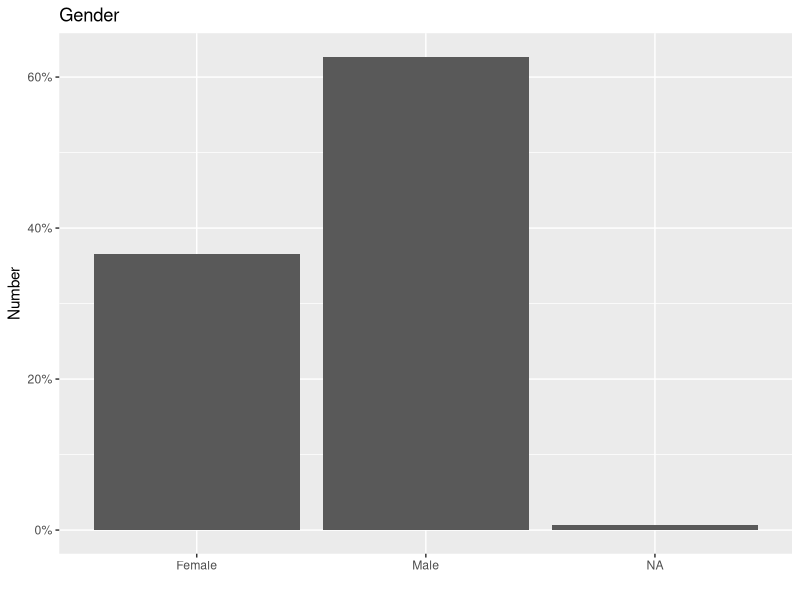
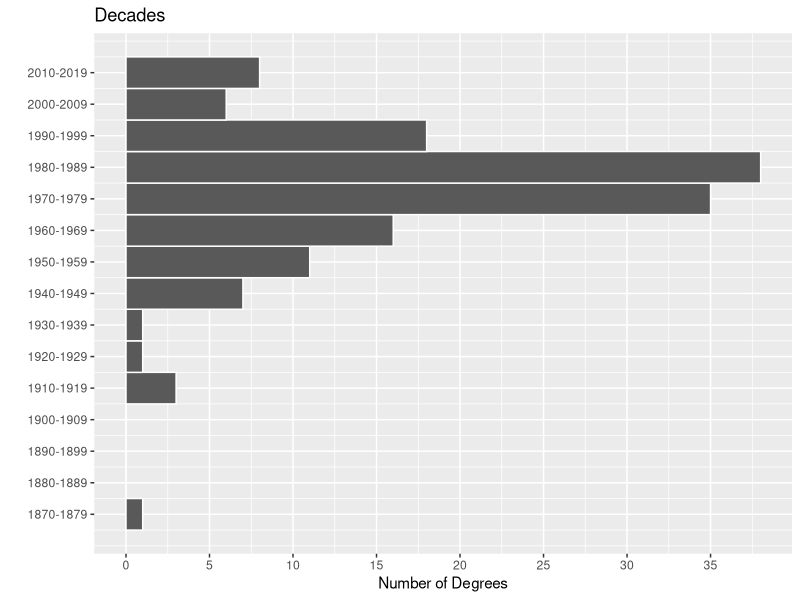
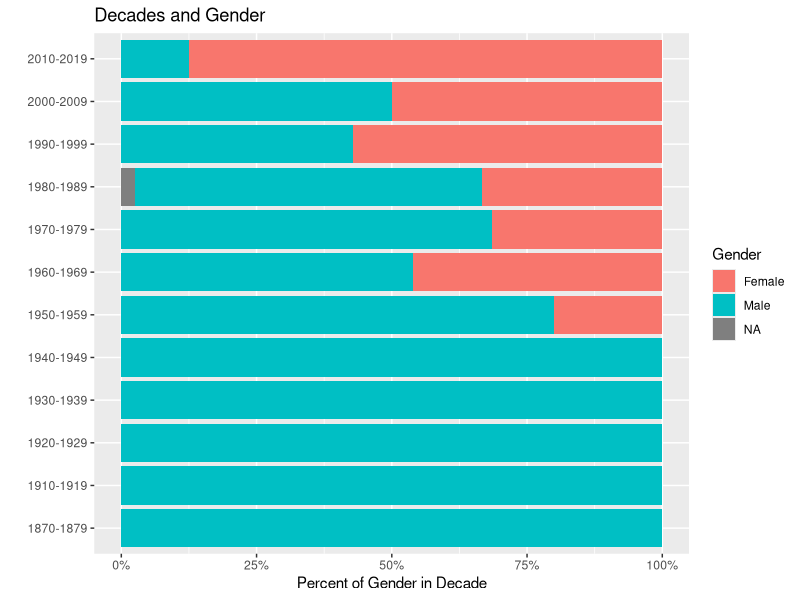
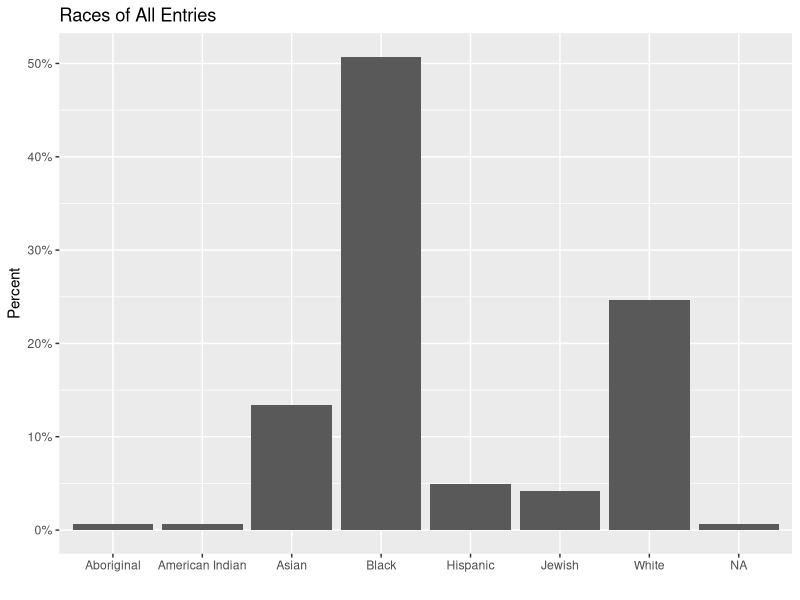
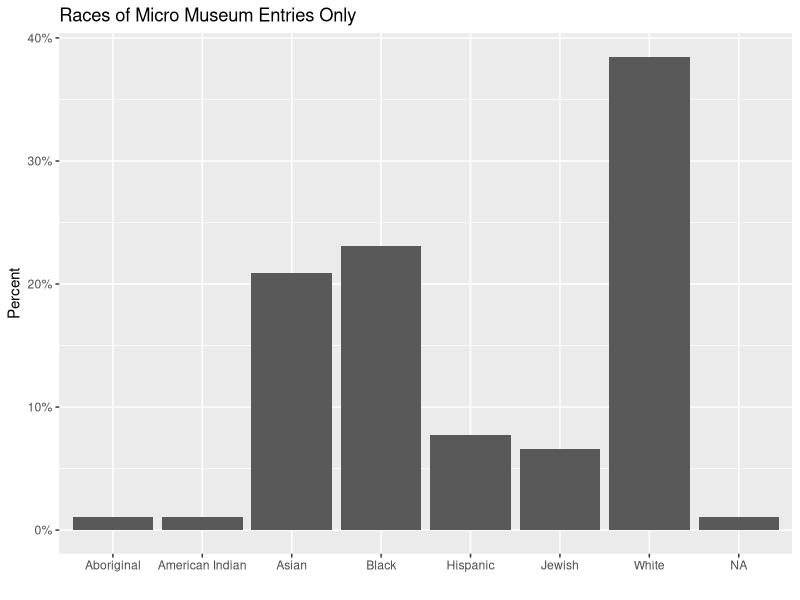
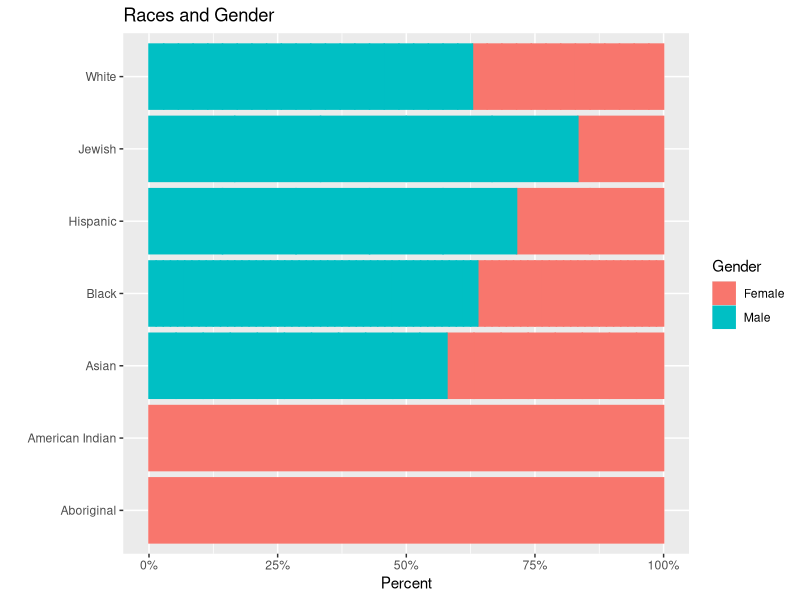
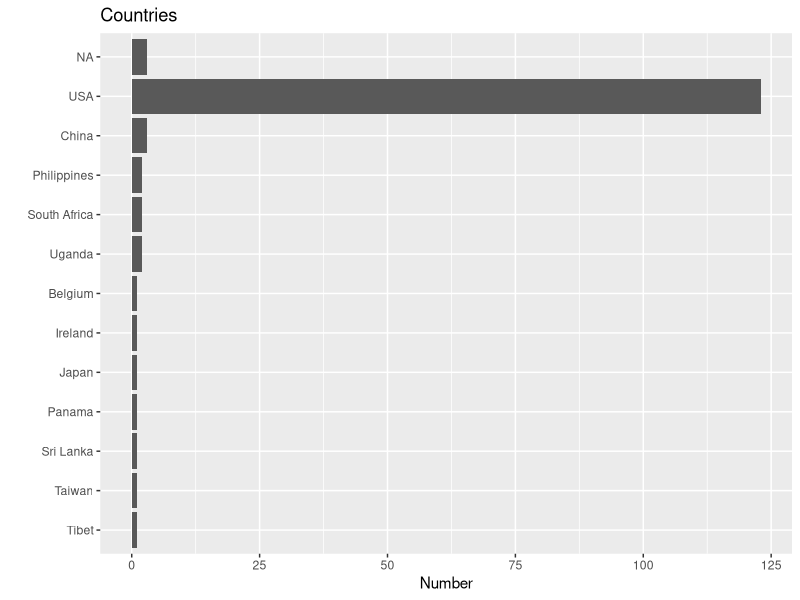
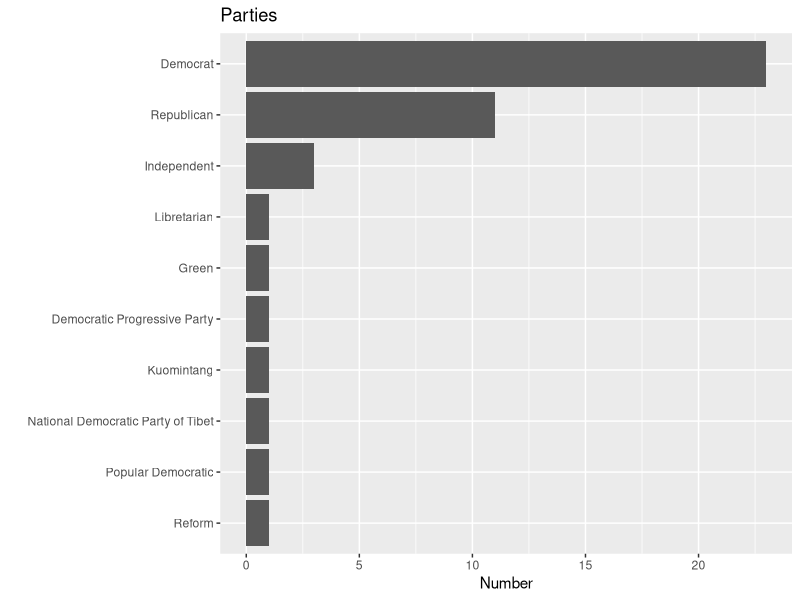

Generate these figures, in order, with R:
## ---- chunk 1
knitr::opts_chunk$set(echo = FALSE)
library(tidyverse)
## ---- chunk 2
x <- read_csv("phase1_airtable.csv", col_types = cols()) %>% 
  rename(name = `Name (Last, First)`, 
         degree = `HLS Degree(s)`,
         year = `Grad Date(s)`,
         category = `Position / Role`, 
         race = `Race`, 
         gender = `Gender`, 
         party = `Party`, 
         country = `Country`) %>% 
  select(name, degree, year, category, race, gender, party, country) %>% 
  drop_na(name)
## ---- chunk 3
x %>% 
  ggplot(aes(gender)) +
  geom_bar(aes(y = after_stat(count / sum(count)))) +
  scale_y_continuous(labels = scales::percent_format()) +
  labs(title = "Gender", 
       x = "",
       y = "Number") 
## ---- chunk 4
x %>% 
  separate_rows(year, sep = "\\s*/\\s*") %>% 
  mutate(year = str_replace_all(year, "[^0-9].*", "")) %>% 
  mutate(year = as.numeric(year)) %>% 
  ggplot(aes(y = year)) +
  geom_histogram(boundary = 1950, binwidth = 10, color = "white") +
  scale_y_continuous(breaks = seq(1875, 2015, 10),
                     labels = c("1870-1879", "1880-1889", "1890-1899", "1900-1909",
                                "1910-1919","1920-1929", "1930-1939", "1940-1949",
                                "1950-1959","1960-1969", "1970-1979", "1980-1989",
                                "1990-1999", "2000-2009", "2010-2019")) +
  scale_x_continuous(breaks = seq(0, 40, 5)) +
  labs(title = "Decades",
       x = "Number of Degrees",
       y = "")
## ---- chunk 5
x %>%
  separate_rows(year, sep = "\\s*/\\s*") %>%
    mutate(year = str_replace_all(year, "[^0-9].*", "")) %>% 
  mutate(year = as.numeric(year)) %>%
  drop_na(year) %>% 
  mutate(decade = case_when(year >= 2010 & year <= 2019 ~ "2010-2019",
                            year >= 2000 & year <= 2009 ~ "2000-2009",
                            year >= 1990 & year <= 1999 ~ "1990-1999",
                            year >= 1980 & year <= 1989 ~ "1980-1989",
                            year >= 1970 & year <= 1979 ~ "1970-1979",
                            year >= 1960 & year <= 1969 ~ "1960-1969",
                            year >= 1950 & year <= 1969 ~ "1950-1959",
                            year >= 1940 & year <= 1949 ~ "1940-1949",
                            year >= 1930 & year <= 1939 ~ "1930-1939",
                            year >= 1920 & year <= 1929 ~ "1920-1929",
                            year >= 1910 & year <= 1919 ~ "1910-1919",
                            year >= 1870 & year <= 1879 ~ "1870-1879")) %>% 
  group_by(decade) %>% 
  mutate(total_in_decade = n()) %>% 
  mutate(percent_of_decade = 1 / total_in_decade) %>% 
  ggplot(aes(y = decade, x = percent_of_decade,  fill = gender, color =)) +
  geom_col() +
  scale_x_continuous(labels = scales::percent_format()) +
  labs(title = "Decades and Gender", 
       x = "Percent of Gender in Decade", 
       y = "", 
       fill = "Gender", 
       color = "Gender")
  
## ---- chunk 6
x %>% 
  mutate(race = case_when(str_detect(race, "Jewish") == TRUE ~ "Jewish",
                          str_detect(race, "Aboriginal") == TRUE ~ "Aboriginal",
                          str_detect(race, "Black") == TRUE ~ "Black", 
                          str_detect(race, "White") == TRUE ~ "White",
                          str_detect(race, "Hispanic") == TRUE ~ "Hispanic",
                          str_detect(race, "Asian") == TRUE ~ "Asian",
                          str_detect(race, "American Indian") == TRUE ~ "American Indian")) %>%
  ggplot(aes(race)) +
  geom_bar(aes(y = after_stat(count / sum(count)))) +
  labs(title = "Races of All Entries",
       x = "",
       y = "Percent") +
  scale_y_continuous(labels = scales::percent_format())

x %>% 
  mutate(race = case_when(str_detect(race, "Jewish") == TRUE ~ "Jewish",
                          str_detect(race, "Aboriginal") == TRUE ~ "Aboriginal",
                          str_detect(race, "Black") == TRUE ~ "Black", 
                          str_detect(race, "White") == TRUE ~ "White",
                          str_detect(race, "Hispanic") == TRUE ~ "Hispanic",
                          str_detect(race, "Asian") == TRUE ~ "Asian",
                          str_detect(race, "American Indian") == TRUE ~ "American Indian")) %>% 
  slice(1:91) %>% 
  ggplot(aes(race)) +
  geom_bar(aes(y = after_stat(count / sum(count)))) +
  labs(title = "Races of Micro Museum Entries Only",
       x = "",
       y = "Percent") +
  scale_y_continuous(labels = scales::percent_format())
## ---- chunk 7
x %>% 
  drop_na(race) %>% 
  mutate(race = case_when(str_detect(race, "Jewish") == TRUE ~ "Jewish",
                          str_detect(race, "Aboriginal") == TRUE ~ "Aboriginal",
                          str_detect(race, "Black") == TRUE ~ "Black", 
                          str_detect(race, "White") == TRUE ~ "White",
                          str_detect(race, "Hispanic") == TRUE ~ "Hispanic",
                          str_detect(race, "Asian") == TRUE ~ "Asian",
                          str_detect(race, "American Indian") == TRUE ~ "American Indian")) %>% 
  group_by(race) %>% 
  mutate(total_in_race = n()) %>% 
  mutate(percent_of_race = 1 / total_in_race) %>% 
  mutate(test_sum = sum(percent_of_race)) %>% 
  ggplot(aes(x = percent_of_race, y = race, fill = gender, color = gender)) +
  geom_col() +
  scale_x_continuous(labels = scales::percent_format()) +
  labs(title = "Races and Gender", 
       x = "Percent", 
       y = "",
       fill = "Gender",
       color = "Gender")
## ---- chunk 8
x %>% 
  mutate(country = str_replace_all(country, ",.*", "")) %>% 
  ggplot(aes(y = fct_rev(fct_infreq(country)))) +
  geom_bar() +
  labs(title = "Countries", 
       x = "Number",
       y = "")
## ---- chunk 9
x %>% 
  separate_rows(party, sep = "\\s*,\\s*") %>% 
  mutate(party = str_replace_all(party, "Independent", "I")) %>% 
  drop_na(party) %>% 
  ggplot(aes(y = party)) +
  geom_bar() +
  scale_y_discrete(limits = rev(c("D", "R", "I", "L", "Green", "Democratic Progressive Party",
                              "Kuomintang", "National Democratic Party of Tibet", 
                              "Popular Democratic", "Reform")),
                   labels = rev(c("Democrat", "Republican", "Independent", "Libretarian", 
                              "Green", "Democratic Progressive Party",
                              "Kuomintang", "National Democratic Party of Tibet", 
                              "Popular Democratic", "Reform"))) +
  labs(title = "Parties", 
       x = "Number", 
       y = "")
## ---- chunk 10
x %>% 
  separate_rows(party, sep = "\\s*,\\s*") %>% 
  drop_na(party) %>% 
  mutate(party = str_replace_all(party, "Independent", "I")) %>%
  filter(party %in% c("D", "R", "I", "L")) %>% 
  group_by(party) %>% 
  mutate(total_in_party = n()) %>% 
  mutate(percent_of_party = 1 / total_in_party) %>% 
  ggplot(aes(percent_of_party, party, fill = gender, color = gender)) +
  geom_col() +
  scale_y_discrete(labels = c("Democrat", "Independent", "Libretarian", "Republican")) +
  scale_x_continuous(labels = scales::percent_format()) +
  labs(title = "Parties and Gender",
       x = "Percent", 
       y = "", 
       fill = "Gender",
       color = "Gender")
## ---- chunk 11
x %>% 
   mutate(race = case_when(str_detect(race, "Jewish") == TRUE ~ "Jewish",
                          str_detect(race, "Aboriginal") == TRUE ~ "Aboriginal",
                          str_detect(race, "Black") == TRUE ~ "Black", 
                          str_detect(race, "White") == TRUE ~ "White",
                          str_detect(race, "Hispanic") == TRUE ~ "Hispanic",
                          str_detect(race, "Asian") == TRUE ~ "Asian",
                          str_detect(race, "American Indian") == TRUE ~ "American Indian")) %>% 
  filter(race %in% c("Jewish", "Black", "White", "Hispanic", "Asian")) %>% 
  mutate(race = factor(race,
                       levels = c("Black", "Asian", "Hispanic", "Jewish", "White"))) %>% 
  separate_rows(party, sep = "\\s*,\\s*") %>% 
  drop_na(party) %>% 
  mutate(party = str_replace_all(party, "Independent", "I")) %>%
  filter(party %in% c("D", "R", "I", "L")) %>% 
  group_by(party) %>% 
  mutate(total_in_party = n()) %>% 
  mutate(percent_of_party = 1 / total_in_party) %>% 
  ggplot(aes(percent_of_party, party, fill = race, color = race)) +
  geom_col() +
  scale_y_discrete(labels = c("Democrat", "Independent", "Libretarian", "Republican")) +
  scale_x_continuous(labels = scales::percent_format()) +
  scale_fill_manual(limits = c("Black", "Asian", "Hispanic", "Jewish", "White"),
                    values = c("black", "yellow2", "sienna", "steelblue3", "wheat")) +
  scale_color_manual(limits = c("Black", "Asian", "Hispanic", "Jewish", "White"),
                    values = c("black", "yellow2", "sienna", "steelblue3", "wheat")) +
  labs(title = "Parties and Race",
       x = "Percent", 
       y = "",
       fill = "Race",
       color = "Race")
## ---- chunk 12
x %>% 
  separate_rows(category, sep = ",") %>% 
  ggplot(aes(y = fct_rev(fct_infreq(category)))) +
  geom_bar() +
  labs(title = "Roles of All Entries", 
       x = "Number", 
       y = "")

x %>% 
  slice(1:91) %>% 
  separate_rows(category, sep = ",") %>% 
  ggplot(aes(y = fct_rev(fct_infreq(category)))) +
  geom_bar() +
  labs(title = "Roles of Micro Museum Only", 
       x = "Number", 
       y = "")
## ---- chunk 13
x %>% 
  separate_rows(category, sep = ",") %>% 
  group_by(category) %>% 
  mutate(total_in_category = n()) %>% 
  filter(total_in_category > 1) %>% 
  mutate(percent_of_category = 1 / total_in_category) %>% 
  ggplot(aes(percent_of_category, category, fill = gender, color = gender)) +
  geom_col() +
  scale_x_continuous(labels = scales::percent_format()) +
  labs(title = "Roles and Gender", 
       x = "Percent", 
       y = "", 
       fill = "Gender",
       color = "Gender")
## ---- chunk 14
x %>% 
  mutate(race = case_when(str_detect(race, "Jewish") == TRUE ~ "Jewish",
                          str_detect(race, "Aboriginal") == TRUE ~ "Aboriginal",
                          str_detect(race, "Black") == TRUE ~ "Black", 
                          str_detect(race, "White") == TRUE ~ "White",
                          str_detect(race, "Hispanic") == TRUE ~ "Hispanic",
                          str_detect(race, "Asian") == TRUE ~ "Asian",
                          str_detect(race, "American Indian") == TRUE ~ "American Indian")) %>% 
  filter(race %in% c("Jewish", "Black", "White", "Hispanic", "Asian")) %>% 
  mutate(race = factor(race,
                       levels = c("Black", "Asian", "Hispanic", "Jewish", "White"))) %>% 
  separate_rows(category, sep = ",") %>% 
  group_by(category) %>% 
  mutate(total_in_category = n()) %>% 
  filter(total_in_category > 1) %>% 
  mutate(percent_of_category = 1 / total_in_category) %>% 
  ggplot(aes(percent_of_category, category, fill = race, color = race)) +
  geom_col() +
  scale_x_continuous(labels = scales::percent_format()) +
  scale_fill_manual(limits = c("Black", "Asian", "Hispanic", "Jewish", "White"),
                    values = c("black", "yellow2", "sienna", "steelblue3", "wheat")) +
  scale_color_manual(limits = c("Black", "Asian", "Hispanic", "Jewish", "White"),
                    values = c("black", "yellow2", "sienna", "steelblue3", "wheat")) +
  labs(title = "Roles and Race", 
       x = "Percent", 
       y = "", 
       fill = "Race", 
       color = "Race")
## ---- chunk 15
x %>% 
  mutate(degree = str_replace_all(degree, ",", " & ")) %>% 
  ggplot(aes(y = fct_rev(fct_infreq(degree)))) +
  geom_bar() +
  labs(title = "Degrees", 
       x = "Number", 
       y = "")
## ---- chunk 16
x %>% 
   mutate(decade = case_when(year >= 2010 & year <= 2019 ~ "2010-2019",
                            year >= 2000 & year <= 2009 ~ "2000-2009",
                            year >= 1990 & year <= 1999 ~ "1990-1999",
                            year >= 1980 & year <= 1989 ~ "1980-1989",
                            year >= 1970 & year <= 1979 ~ "1970-1979",
                            year >= 1960 & year <= 1969 ~ "1960-1969",
                            year >= 1950 & year <= 1969 ~ "1950-1959",
                            year >= 1940 & year <= 1949 ~ "1940-1949",
                            year >= 1930 & year <= 1939 ~ "1930-1939",
                            year >= 1920 & year <= 1929 ~ "1920-1929",
                            year >= 1910 & year <= 1919 ~ "1910-1919",
                            year >= 1870 & year <= 1879 ~ "1870-1879")) %>% 
  group_by(degree) %>% 
  mutate(total_in_degree = n()) %>% 
  mutate(percent_of_degree = 1 / total_in_degree) %>% 
  filter(degree %in% c("J.D.", "LL.B.", "LL.M.")) %>% 
  ggplot(aes(percent_of_degree, degree, fill = decade, color = decade)) +
  geom_col() +
  scale_x_continuous(labels = scales::percent_format()) +
  labs(title = "Degrees and Decade", 
       x = "Percent",
       y = "", 
       fill = "Decade",
       color = "Decade")
